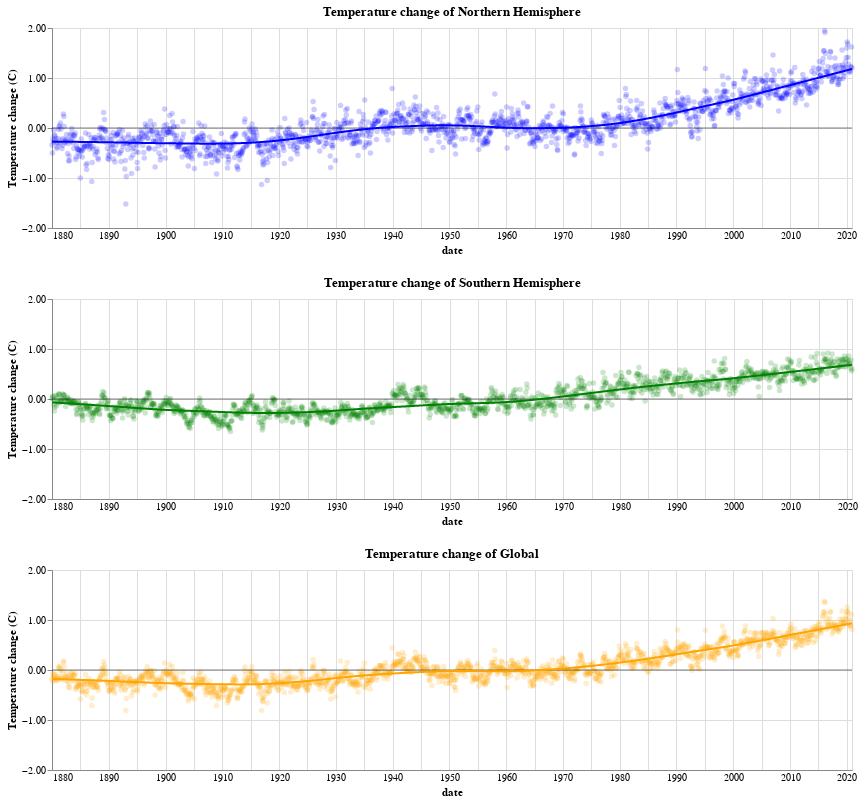

Here is the notebook cell this chart was saved with:
### Code cell
s_N = alt.Chart(N, title='Temperature change of Northern Hemisphere').mark_circle(color='blue',opacity=0.2).encode(
    x = alt.X('Time:T',axis=alt.Axis(format='%Y',title='date',tickSize=0)),
    y = alt.Y('value',axis=alt.Axis(format='.2f',title='Temperature change (C)'),
             scale=alt.Scale(domain=(-2,2))),
    tooltip = ['Hemisphere','Time','value']
).properties(width=800,height=200)

s_S = alt.Chart(S, title='Temperature change of Southern Hemisphere').mark_circle(color='green',opacity=0.2).encode(
    x = alt.X('Time:T',axis=alt.Axis(format='%Y',title='date',tickSize=0)),
    y = alt.Y('value',axis=alt.Axis(format='.2f',title='Temperature change (C)'),
             scale=alt.Scale(domain=(-2,2))),
    tooltip = ['Hemisphere','Time','value']
).properties(width=800,height=200)

s_G = alt.Chart(G, title='Temperature change of Global').mark_circle(color='orange',opacity=0.2).encode(
    x = alt.X('Time:T',axis=alt.Axis(format='%Y',title='date',tickSize=0)),
    y = alt.Y('value',axis=alt.Axis(format='.2f',title='Temperature change (C)'),
             scale=alt.Scale(domain=(-2,2))),
    tooltip = ['Hemisphere','Time','value']
).properties(width=800,height=200)

ref_line = alt.Chart().mark_rule(color = 'black',strokeWidth = 0.5).encode(
    y = alt.datum(0)
    )
# s_N |s_S |s_G

# add trend lines
L_line_G=s_G.transform_loess('Time','value').mark_line(color='orange')
L_line_S=s_S.transform_loess('Time','value').mark_line(color='green')
L_line_N=s_N.transform_loess('Time','value').mark_line(color='blue')

# vertical stack 3 graphs
alt.vconcat(
alt.layer(s_N,ref_line,L_line_N),alt.layer(s_S,ref_line,L_line_S),alt.layer(s_G,ref_line,L_line_G)
)

### Figure 1 — Vega-Lite specification as saved in the notebook (floating-point values rounded to 4 significant figures; data arrays with more than 128 entries replaced by an {"elided": "..."} marker saying what was removed)
{"config": {"view": {"continuousWidth": 400, "continuousHeight": 300}}, "vconcat": [{"layer": [{"data": {"name": "data-dbf16e796d8b9eea0c211d8bf0526107"}, "mark": {"type": "circle", "color": "blue", "opacity": 0.2}, "encoding": {"tooltip": [{"field": "Hemisphere", "type": "nominal"}, {"field": "Time", "type": "temporal"}, {"field": "value", "type": "quantitative"}], "x": {"axis": {"format": "%Y", "tickSize": 0, "title": "date"}, "field": "Time", "type": "temporal"}, "y": {"axis": {"format": ".2f", "title": "Temperature change (C)"}, "field": "value", "scale": {"domain": [-2, 2]}, "type": "quantitative"}}, "height": 200, "title": "Temperature change of Northern Hemisphere", "width": 800}, {"data": {"name": "empty"}, "mark": {"type": "rule", "color": "black", "strokeWidth": 0.5}, "encoding": {"y": {"datum": 0}}}, {"data": {"name": "data-dbf16e796d8b9eea0c211d8bf0526107"}, "mark": {"type": "line", "color": "blue"}, "encoding": {"tooltip": [{"field": "Hemisphere", "type": "nominal"}, {"field": "Time", "type": "temporal"}, {"field": "value", "type": "quantitative"}], "x": {"axis": {"format": "%Y", "tickSize": 0, "title": "date"}, "field": "Time", "type": "temporal"}, "y": {"axis": {"format": ".2f", "title": "Temperature change (C)"}, "field": "value", "scale": {"domain": [-2, 2]}, "type": "quantitative"}}, "height": 200, "title": "Temperature change of Northern Hemisphere", "transform": [{"loess": "value", "on": "Time"}], "width": 800}]}, {"layer": [{"data": {"name": "data-509449226dd201d136df6ce85124b08d"}, "mark": {"type": "circle", "color": "green", "opacity": 0.2}, "encoding": {"tooltip": [{"field": "Hemisphere", "type": "nominal"}, {"field": "Time", "type": "temporal"}, {"field": "value", "type": "quantitative"}], "x": {"axis": {"format": "%Y", "tickSize": 0, "title": "date"}, "field": "Time", "type": "temporal"}, "y": {"axis": {"format": ".2f", "title": "Temperature change (C)"}, "field": "value", "scale": {"domain": [-2, 2]}, "type": "quantitative"}}, "height": 200, "title": "Temperature change of Southern Hemisphere", "width": 800}, {"data": {"name": "empty"}, "mark": {"type": "rule", "color": "black", "strokeWidth": 0.5}, "encoding": {"y": {"datum": 0}}}, {"data": {"name": "data-509449226dd201d136df6ce85124b08d"}, "mark": {"type": "line", "color": "green"}, "encoding": {"tooltip": [{"field": "Hemisphere", "type": "nominal"}, {"field": "Time", "type": "temporal"}, {"field": "value", "type": "quantitative"}], "x": {"axis": {"format": "%Y", "tickSize": 0, "title": "date"}, "field": "Time", "type": "temporal"}, "y": {"axis": {"format": ".2f", "title": "Temperature change (C)"}, "field": "value", "scale": {"domain": [-2, 2]}, "type": "quantitative"}}, "height": 200, "title": "Temperature change of Southern Hemisphere", "transform": [{"loess": "value", "on": "Time"}], "width": 800}]}, {"layer": [{"data": {"name": "data-0ce2c3ccc85283fde482a33ccead1fad"}, "mark": {"type": "circle", "color": "orange", "opacity": 0.2}, "encoding": {"tooltip": [{"field": "Hemisphere", "type": "nominal"}, {"field": "Time", "type": "temporal"}, {"field": "value", "type": "quantitative"}], "x": {"axis": {"format": "%Y", "tickSize": 0, "title": "date"}, "field": "Time", "type": "temporal"}, "y": {"axis": {"format": ".2f", "title": "Temperature change (C)"}, "field": "value", "scale": {"domain": [-2, 2]}, "type": "quantitative"}}, "height": 200, "title": "Temperature change of Global", "width": 800}, {"data": {"name": "empty"}, "mark": {"type": "rule", "color": "black", "strokeWidth": 0.5}, "encoding": {"y": {"datum": 0}}}, {"data": {"name": "data-0ce2c3ccc85283fde482a33ccead1fad"}, "mark": {"type": "line", "color": "orange"}, "encoding": {"tooltip": [{"field": "Hemisphere", "type": "nominal"}, {"field": "Time", "type": "temporal"}, {"field": "value", "type": "quantitative"}], "x": {"axis": {"format": "%Y", "tickSize": 0, "title": "date"}, "field": "Time", "type": "temporal"}, "y": {"axis": {"format": ".2f", "title": "Temperature change (C)"}, "field": "value", "scale": {"domain": [-2, 2]}, "type": "quantitative"}}, "height": 200, "title": "Temperature change of Global", "transform": [{"loess": "value", "on": "Time"}], "width": 800}]}], "$schema": "https://vega.github.io/schema/vega-lite/v4.17.0.json", "datasets": {"data-dbf16e796d8b9eea0c211d8bf0526107": {"elided": "1692 records"}, "empty": [{}], "data-509449226dd201d136df6ce85124b08d": {"elided": "1616 records"}, "data-0ce2c3ccc85283fde482a33ccead1fad": {"elided": "1692 records"}}}
